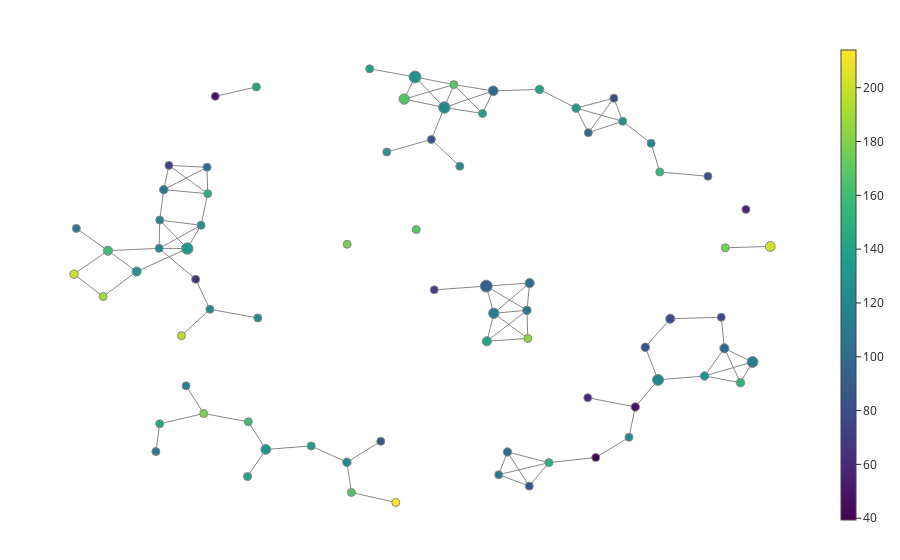

The cell this chart's notebook holds for it:
### Code cell
# Plot Mapper graph
fig = plot_static_mapper_graph(pipe, d)
fig.show(config={'scrollZoom': True})

### Figure 1 — Plotly figure (JSON) as saved in the notebook; plotly's stock layout.template omitted (floating-point values rounded to 4 significant figures; data arrays with more than 128 entries replaced by an {"elided": "..."} marker saying what was removed)
{"data": [{"hoverinfo": "none", "line": {"color": "#888", "width": 1}, "mode": "lines", "name": "edge_trace", "type": "scatter", "uid": "46635875-e832-430e-91e8-01d866a1cb90", "x": {"elided": "294 float values"}, "y": {"elided": "294 float values"}}, {"hoverinfo": "text", "hovertext": ["Node ID: 0<br>Pullback set label: 4<br>Partial cluster label: 0<br>Node size: 5<br>Summary statistic: 56.4", "Node ID: 1<br>Pullback set label: 23<br>Partial cluster label: 0<br>Node size: 10<br>Summary statistic: 112.0", "Node ID: 2<br>Pullback set label: 21<br>Partial cluster label: -1<br>Node size: 3<br>Summary statistic: 78.7", "Node ID: 3<br>Pullback set label: 22<br>Partial cluster label: 0<br>Node size: 7<br>Summary statistic: 99.0", "Node ID: 4<br>Pullback set label: 16<br>Partial cluster label: 0<br>Node size: 6<br>Summary statistic: 129.0", "Node ID: 5<br>Pullback set label: 6<br>Partial cluster label: 0<br>Node size: 6<br>Summary statistic: 48.0", "Node ID: 6<br>Pullback set label: 15<br>Partial cluster label: 0<br>Node size: 10<br>Summary statistic: 120.0", "Node ID: 7<br>Pullback set label: 1<br>Partial cluster label: 0<br>Node size: 12<br>Summary statistic: 91.7", "Node ID: 8<br>Pullback set label: 2<br>Partial cluster label: 0<br>Node size: 9<br>Summary statistic: 115.0", "Node ID: 9<br>Pullback set label: 8<br>Partial cluster label: -1<br>Node size: 3<br>Summary statistic: 39.3", "Node ID: 10<br>Pullback set label: 33<br>Partial cluster label: 0<br>Node size: 9<br>Summary statistic: 167.0", "Node ID: 11<br>Pullback set label: 40<br>Partial cluster label: 0<br>Node size: 11<br>Summary statistic: 122.0", "Node ID: 12<br>Pullback set label: 5<br>Partial cluster label: -1<br>Node size: 2<br>Summary statistic: 59.5", "Node ID: 13<br>Pullback set label: 14<br>Partial cluster label: 0<br>Node size: 6<br>Summary statistic: 85.3", "Node ID: 14<br>Pullback set label: 20<br>Partial cluster label: 0<br>Node size: 7<br>Summary statistic: 79.6", "Node ID: 15<br>Pullback set label: 39<br>Partial cluster label: 0<br>Node size: 5<br>Summary statistic: 84.4", "Node ID: 16<br>Pullback set label: 47<br>Partial cluster label: -1<br>Node size: 3<br>Summary statistic: 134.0", "Node ID: 17<br>Pullback set label: 0<br>Partial cluster label: 0<br>Node size: 5<br>Summary statistic: 71.2", "Node ID: 18<br>Pullback set label: 51<br>Partial cluster label: -1<br>Node size: 3<br>Summary statistic: 108.0", "Node ID: 19<br>Pullback set label: 61<br>Partial cluster label: 0<br>Node size: 7<br>Summary statistic: 159.0", "Node ID: 20<br>Pullback set label: 12<br>Partial cluster label: 0<br>Node size: 6<br>Summary statistic: 106.0", "Node ID: 21<br>Pullback set label: 18<br>Partial cluster label: 0<br>Node size: 6<br>Summary statistic: 101.0", "Node ID: 22<br>Pullback set label: 19<br>Partial cluster label: -1<br>Node size: 4<br>Summary statistic: 85.2", "Node ID: 23<br>Pullback set label: 69<br>Partial cluster label: -1<br>Node size: 4<br>Summary statistic: 190.0", "Node ID: 24<br>Pullback set label: 70<br>Partial cluster label: 0<br>Node size: 7<br>Summary statistic: 130.0", "Node ID: 25<br>Pullback set label: 76<br>Partial cluster label: -1<br>Node size: 3<br>Summary statistic: 83.7", "Node ID: 26<br>Pullback set label: 17<br>Partial cluster label: 0<br>Node size: 6<br>Summary statistic: 153.0", "Node ID: 27<br>Pullback set label: 45<br>Partial cluster label: 0<br>Node size: 6<br>Summary statistic: 123.0", "Node ID: 28<br>Pullback set label: 55<br>Partial cluster label: -1<br>Node size: 2<br>Summary statistic: 86.5", "Node ID: 29<br>Pullback set label: 29<br>Partial cluster label: 0<br>Node size: 5<br>Summary statistic: 158.0", "Node ID: 30<br>Pullback set label: 52<br>Partial cluster label: -1<br>Node size: 2<br>Summary statistic: 63.5", "Node ID: 31<br>Pullback set label: 62<br>Partial cluster label: -1<br>Node size: 4<br>Summary statistic: 122.0", "Node ID: 32<br>Pullback set label: 57<br>Partial cluster label: 0<br>Node size: 5<br>Summary statistic: 80.0", "Node ID: 33<br>Pullback set label: 58<br>Partial cluster label: 0<br>Node size: 6<br>Summary statistic: 135.0", "Node ID: 34<br>Pullback set label: 67<br>Partial cluster label: -1<br>Node size: 3<br>Summary statistic: 129.0", "Node ID: 35<br>Pullback set label: 68<br>Partial cluster label: -1<br>Node size: 4<br>Summary statistic: 96.2", "Node ID: 36<br>Pullback set label: 34<br>Partial cluster label: 0<br>Node size: 12<br>Summary statistic: 129.0", "Node ID: 37<br>Pullback set label: 11<br>Partial cluster label: 0<br>Node size: 7<br>Summary statistic: 103.0", "Node ID: 38<br>Pullback set label: 26<br>Partial cluster label: -1<br>Node size: 2<br>Summary statistic: 48.0", "Node ID: 39<br>Pullback set label: 24<br>Partial cluster label: -1<br>Node size: 2<br>Summary statistic: 114.0", "Node ID: 40<br>Pullback set label: 30<br>Partial cluster label: -1<br>Node size: 4<br>Summary statistic: 178.0", "Node ID: 41<br>Pullback set label: 3<br>Partial cluster label: 0<br>Node size: 7<br>Summary statistic: 141.0", "Node ID: 42<br>Pullback set label: 59<br>Partial cluster label: 0<br>Node size: 6<br>Summary statistic: 141.0", "Node ID: 43<br>Pullback set label: 71<br>Partial cluster label: 0<br>Node size: 11<br>Summary statistic: 132.0", "Node ID: 44<br>Pullback set label: 7<br>Partial cluster label: 0<br>Node size: 5<br>Summary statistic: 125.0", "Node ID: 45<br>Pullback set label: 27<br>Partial cluster label: 0<br>Node size: 5<br>Summary statistic: 138.0", "Node ID: 46<br>Pullback set label: 10<br>Partial cluster label: -1<br>Node size: 3<br>Summary statistic: 111.0", "Node ID: 47<br>Pullback set label: 9<br>Partial cluster label: 0<br>Node size: 5<br>Summary statistic: 149.0", "Node ID: 48<br>Pullback set label: 25<br>Partial cluster label: -1<br>Node size: 2<br>Summary statistic: 141.0", "Node ID: 49<br>Pullback set label: 46<br>Partial cluster label: 0<br>Node size: 5<br>Summary statistic: 165.0", "Node ID: 50<br>Pullback set label: 49<br>Partial cluster label: 0<br>Node size: 8<br>Summary statistic: 98.5", "Node ID: 51<br>Pullback set label: 64<br>Partial cluster label: 0<br>Node size: 6<br>Summary statistic: 110.0", "Node ID: 52<br>Pullback set label: 65<br>Partial cluster label: 0<br>Node size: 5<br>Summary statistic: 102.0", "Node ID: 53<br>Pullback set label: 36<br>Partial cluster label: 0<br>Node size: 8<br>Summary statistic: 130.0", "Node ID: 54<br>Pullback set label: 73<br>Partial cluster label: -1<br>Node size: 4<br>Summary statistic: 148.0", "Node ID: 55<br>Pullback set label: 74<br>Partial cluster label: -1<br>Node size: 1<br>Summary statistic: 75.0", "Node ID: 56<br>Pullback set label: 66<br>Partial cluster label: -1<br>Node size: 2<br>Summary statistic: 117.0", "Node ID: 57<br>Pullback set label: 75<br>Partial cluster label: -1<br>Node size: 3<br>Summary statistic: 156.0", "Node ID: 58<br>Pullback set label: 41<br>Partial cluster label: 0<br>Node size: 5<br>Summary statistic: 167.0", "Node ID: 59<br>Pullback set label: 72<br>Partial cluster label: 0<br>Node size: 5<br>Summary statistic: 128.0", "Node ID: 60<br>Pullback set label: 44<br>Partial cluster label: -1<br>Node size: 3<br>Summary statistic: 137.0", "Node ID: 61<br>Pullback set label: 60<br>Partial cluster label: 0<br>Node size: 6<br>Summary statistic: 201.0", "Node ID: 62<br>Pullback set label: 63<br>Partial cluster label: -1<br>Node size: 2<br>Summary statistic: 120.0", "Node ID: 63<br>Pullback set label: 53<br>Partial cluster label: -1<br>Node size: 3<br>Summary statistic: 122.0", "Node ID: 64<br>Pullback set label: 32<br>Partial cluster label: -1<br>Node size: 2<br>Summary statistic: 125.0", "Node ID: 65<br>Pullback set label: 48<br>Partial cluster label: -1<br>Node size: 4<br>Summary statistic: 136.0", "Node ID: 66<br>Pullback set label: 31<br>Partial cluster label: -1<br>Node size: 3<br>Summary statistic: 143.0", "Node ID: 67<br>Pullback set label: 38<br>Partial cluster label: -1<br>Node size: 1<br>Summary statistic: 110.0", "Node ID: 68<br>Pullback set label: 13<br>Partial cluster label: -1<br>Node size: 4<br>Summary statistic: 185.0", "Node ID: 69<br>Pullback set label: 35<br>Partial cluster label: -1<br>Node size: 3<br>Summary statistic: 141.0", "Node ID: 70<br>Pullback set label: 54<br>Partial cluster label: -1<br>Node size: 1<br>Summary statistic: 124.0", "Node ID: 71<br>Pullback set label: 50<br>Partial cluster label: 0<br>Node size: 8<br>Summary statistic: 202.0", "Node ID: 72<br>Pullback set label: 42<br>Partial cluster label: -1<br>Node size: 4<br>Summary statistic: 177.0", "Node ID: 73<br>Pullback set label: 37<br>Partial cluster label: 0<br>Node size: 5<br>Summary statistic: 168.0", "Node ID: 74<br>Pullback set label: 43<br>Partial cluster label: -1<br>Node size: 3<br>Summary statistic: 196.0", "Node ID: 75<br>Pullback set label: 28<br>Partial cluster label: -1<br>Node size: 1<br>Summary statistic: 178.0", "Node ID: 76<br>Pullback set label: 56<br>Partial cluster label: -1<br>Node size: 1<br>Summary statistic: 214.0"], "marker": {"color": [56.4, 111.5, 78.67, 99, 129.3, 48, 120.4, 91.67, 114.8, 39.33, 166.6, 121.7, 59.5, 85.33, 79.57, 84.4, 134, 71.2, 108.3, 158.9, 105.5, 101, 85.25, 190, 130, 83.67, 153.3, 123.2, 86.5, 158.4, 63.5, 122, 80, 135.3, 128.7, 96.25, 129.1, 103.1, 48, 113.5, 178.2, 141.1, 140.8, 132.4, 124.8, 138.4, 110.7, 149, 141, 165.4, 98.5, 109.5, 102.4, 129.5, 147.8, 75, 117, 155.7, 166.6, 128, 137, 200.7, 119.5, 121.7, 125, 136.2, 143, 110, 185.2, 141.3, 124, 202.5, 177, 168.2, 195.7, 178, 214], "colorbar": {"thickness": 15, "title": {"side": "right", "text": ""}, "xanchor": "left"}, "colorscale": [[0, "#440154"], [0.1111, "#482878"], [0.2222, "#3e4989"], [0.3333, "#31688e"], [0.4444, "#26828e"], [0.5556, "#1f9e89"], [0.6667, "#35b779"], [0.7778, "#6ece58"], [0.8889, "#b5de2b"], [1, "#fde725"]], "line": {"color": "#888", "width": 1}, "opacity": 1, "reversescale": false, "showscale": true, "size": [5, 10, 3, 7, 6, 6, 10, 12, 9, 3, 9, 11, 2, 6, 7, 5, 3, 5, 3, 7, 6, 6, 4, 4, 7, 3, 6, 6, 2, 5, 2, 4, 5, 6, 3, 4, 12, 7, 2, 2, 4, 7, 6, 11, 5, 5, 3, 5, 2, 5, 8, 6, 5, 8, 4, 1, 2, 3, 5, 5, 3, 6, 2, 3, 2, 4, 3, 1, 4, 3, 1, 8, 4, 5, 3, 1, 1], "sizemin": 4, "sizemode": "area", "sizeref": 0.1667}, "mode": "markers", "name": "node_trace", "type": "scatter", "uid": "a114f5bb-53dc-4864-958d-a299c14fac6e", "x": [5.476, 5.604, 4.995, 5.056, 4.669, 3.321, 3.764, 0.42, 0.5656, 2.551, -1.179, -0.3967, 2.396, 3.517, 4.002, -0.6501, -1.517, -0.5934, -7.562, -6.947, 1.211, 0.8323, 1.257, -7.041, -6.388, 4.736, 5.369, -2.294, -1.635, -4.213, -5.239, -5.949, 2.904, 2.169, 3.076, 2.407, -0.9677, 1.263, -4.857, -5.426, -5.083, 0.432, 1.456, -5.402, 3.198, -1.85, 0.6618, 1.639, -4.056, -2.206, 0.5555, -5.86, -5.017, -3.874, -5.005, -5.759, 3.63, 3.797, -0.2126, -5.134, -2.99, -7.608, -5.939, -4.961, -0.09643, 0.3468, -5.939, -6.014, 1.229, -4.229, -4.028, 5.949, 5.074, -0.9441, -5.516, -2.289, -1.342], "y": [2.08, -2.563, -1.202, -2.148, -2.99, -3.932, -3.108, -0.2546, -1.081, -5.47, 5.438, 5.18, -3.649, -2.117, -1.248, 4.207, 3.828, -0.3678, 1.502, 0.8237, -0.9917, -5.301, -6.34, -0.5701, 0.1892, 3.088, -3.194, -5.615, -4.979, -4.384, -0.04678, 0.8939, 5.462, 5.163, 4.761, 4.413, 6.11, -0.1626, 5.52, -3.29, -4.131, -1.932, 5.73, 0.8887, -4.856, 6.357, -5.994, -5.625, 5.806, -6.532, 5.688, 2.681, 3.362, -5.225, 2.558, 3.418, 4.09, 3.218, 5.877, 1.597, -5.118, 0.1102, 1.754, -0.9596, 3.393, 4.999, -4.446, -5.287, -1.847, -6.049, -1.224, 0.9521, 0.912, 1.467, -1.762, 1.019, -6.839]}], "layout": {"autosize": false, "hovermode": "closest", "margin": {"b": 20, "l": 5, "r": 5, "t": 40}, "showlegend": false, "title": {"text": ""}, "xaxis": {"showgrid": false, "showline": false, "showticklabels": false, "ticks": "", "title": {"text": ""}, "zeroline": false}, "yaxis": {"showgrid": false, "showline": false, "showticklabels": false, "ticks": "", "title": {"text": ""}, "zeroline": false}}}
